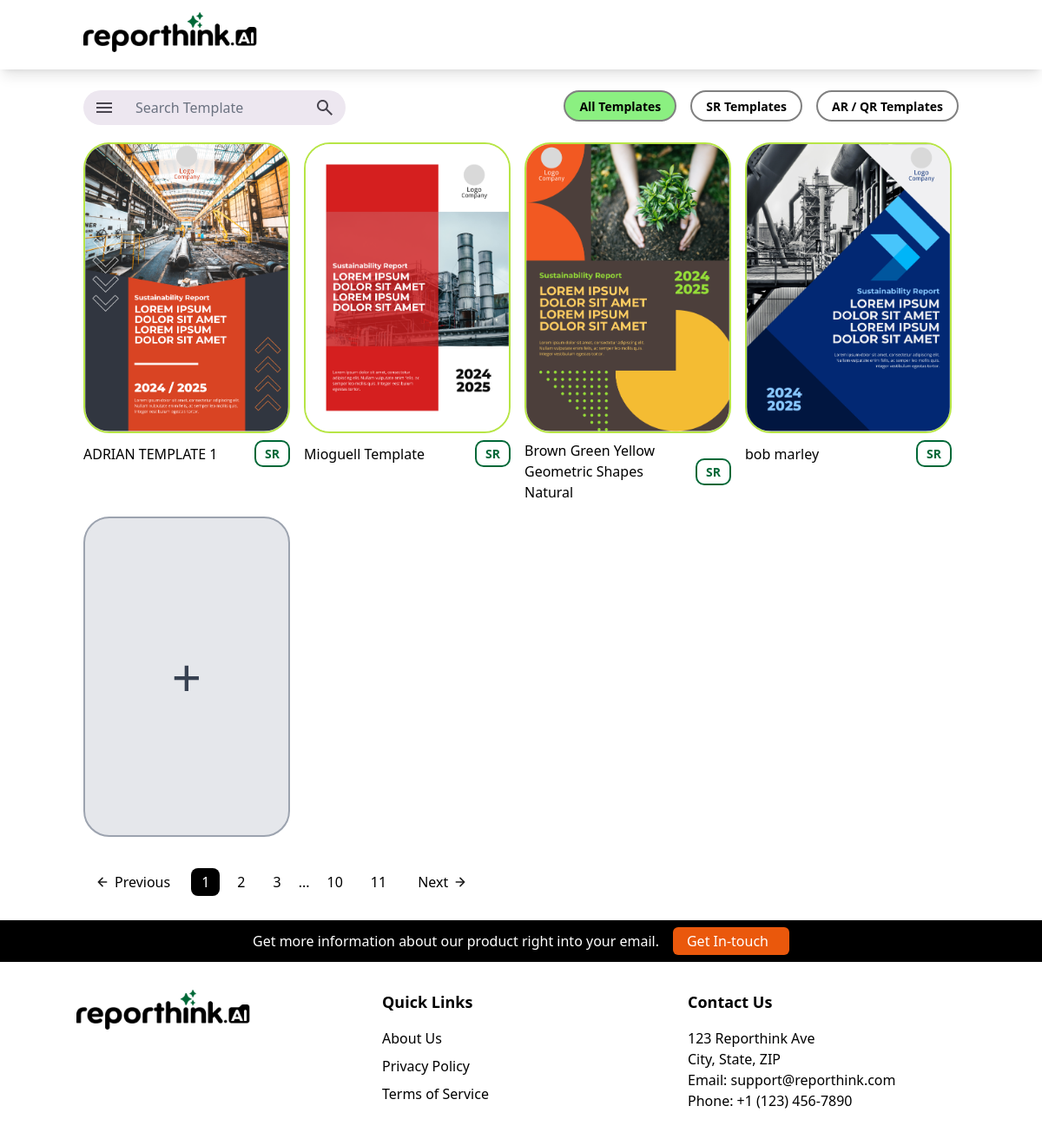
Before: / with the older database file.
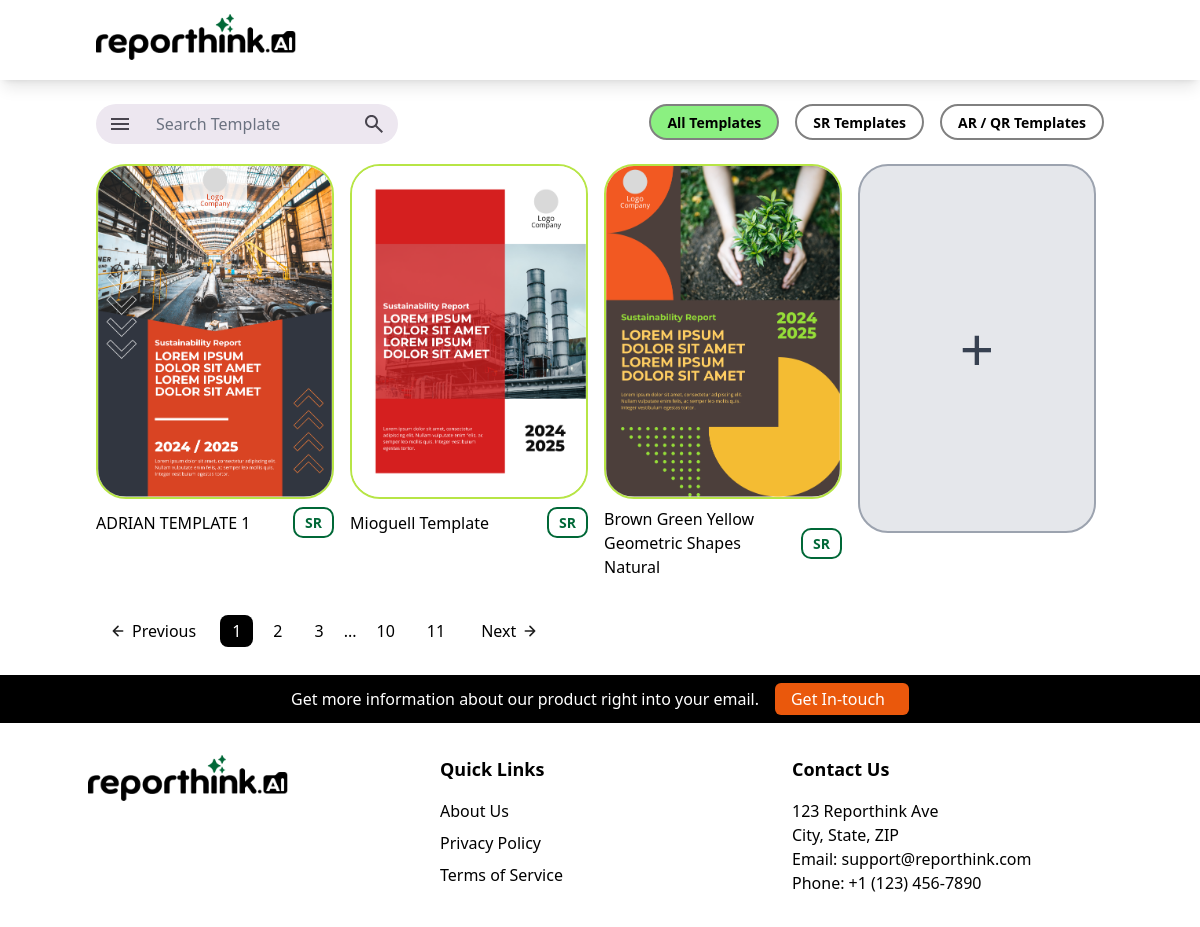
After: the same page with the newer database file.
### Template_Editor_App/models.py (models this page shows, shortened)
class Template(models.Model):
    name = models.CharField(max_length=255)
    cover_part = models.ForeignKey(
        'TemplatePart',
        on_delete=models.SET_NULL,
        null=True,
        blank=True,
        related_name='used_as_cover_for'
    )

class TemplatePart(models.Model):
    template = models.ForeignKey(Template, on_delete=models.CASCADE, related_name='parts')
    name = models.CharField(max_length=255, blank=True)
    html_file = models.FileField(upload_to='templates_parts/html/')
    thumbnail = models.ImageField(upload_to='templates_parts/thumbnails/')

### Template_Editor_App/views.py (the view)
# urls.py: path("", views.index, name="index"),
def index(request):
    templates = Template.objects.all()
    first_template_id = templates.first().id if templates.exists() else None
    return render(request, 'index.html', {
        'templates': templates,
        'template_form': TemplateForm(),
        'template_part_form': TemplatePartForm(),
        'some_template_id': first_template_id,  # Kirim ke template
    })

### Template_Editor_App/forms.py
class TemplateForm(forms.ModelForm):
    class Meta:
        model = Template
        fields = ['name']  # Only ask for name initially
        widgets = {
            'name': forms.TextInput(attrs={'placeholder': 'Enter template name'}),
        }

class TemplatePartForm(forms.ModelForm):
    class Meta:
        model = TemplatePart
        fields = ['html_file', 'thumbnail']

### Template_Editor_App/templates/index.html (shortened to what this page needs)
{% extends 'base.html' %} {% block content %}
<body>
  <div class="bg-top bg-no-repeat bg-cover min-h-[50vh]">
    <div class="flex flex-col px-6 my-6 md:px-24">
      <div class="w-full flex md:flex-row flex-col">
        <div
          class="md:w-[30%] w-[100%] h-10 bg-[#EDE7F0] rounded-[28px] flex items-center"
        >
          <button>
          </button>
          <textarea
            class="w-full focus:outline-none border-none bg-transparent resize-none"
            placeholder="Search Template"
            rows="1"
          ></textarea>
          <button>
          </button>
        </div>
        <div
          class="hidden md:flex flex-col md:flex-row md:space-x-4 space-y-2 md:space-y-0 mb-5 md:mb-0 ml-auto"
        >
          <button
            id="button1"
            class="filter-btn button bg-white border-2 border-[#808080] rounded-[20px] text-black text-[14px] font-bold px-4 py-0 md:py-0 transition-colors duration-100 md:h-[36px]"
            style="background-color: rgb(139, 240, 129)"
          >
            All Templates
          </button>
          <button
            id="button2"
            class="filter-btn button bg-white border-2 border-[#808080] rounded-[20px] text-black text-[14px] font-bold px-4 py-0 md:py-0 transition-colors duration-100 md:h-[36px]"
            data="sustainability-report"
          >
            SR Templates
          </button>
          <button
            id="button3"
            class="filter-btn button bg-white border-2 border-[#808080] rounded-[20px] text-black text-[14px] font-bold px-4 py-0 md:py-0 transition-colors duration-100 md:h-[36px]"
            data="annual-report"
          >
            AR / QR Templates
          </button>
        </div>
      </div>
      <div
        class="grid grid-cols-2 md:grid-cols-4 gap-4 mt-5 max-h-[80vh] overflow-y-auto pr-2"
      >
        {% for template in templates %} {% if template.cover_part %}
        <div
          class="flex flex-col w-full md:max-w-[341px] aspect-[341/529] transition-transform duration-200 ease-in-out hover:scale-[98%]"
        >
          <a href="{% url 'choose_template' %}?selected_id={{ template.id }}">
            <div class="font-bold w-full h-full">
              <img
                src="{{ template.cover_part.thumbnail.url }}"
                alt="Thumbnail for {{ template.name }}"
                class="h-full w-full object-cover rounded-[30px] border-[#B7E546] border-2"
              />
            </div>
          </a>
          <div class="flex w-full items-center mt-2 text-[16px] text-black">
            {{ template.name }}
            <div
              class="flex ml-auto border-2 rounded-[10px] border-[#006837] text-[#006837] justify-center items-center py-[3px] px-[10px] text-[14px] font-bold"
            >
              SR
            </div>
          </div>
        </div>
        {% endif %} {% endfor %}
        <a
          href="{% url 'create_template' %}"
          class="flex flex-col items-center justify-center w-full md:max-w-[341px] aspect-[341/529] bg-gray-200 rounded-[30px] border-2 border-gray-400 text-gray-700 font-extralight text-6xl hover:bg-gray-300 transition-transform duration-200 ease-in-out hover:scale-[98%] focus:outline-none focus:ring-4 focus:ring-gray-400"
          aria-label="Add new template"
        >
          +
        </a>
      </div>
      <div class="flex items-center space-x-2 md:mt-8 mt-10">
        <button
          class="px-4 py-2 rounded-[8px] text-black hover:bg-gray-400 flex justify-center items-center"
        >
          <svg
            class="mr-2"
            width="12"
            height="12"
            viewBox="0 0 12 12"
            fill="none"
            xmlns="http://www.w3.org/2000/svg"
          >
            <path
              d="M10.6663 5.99967H1.33301M1.33301 5.99967L5.99967 10.6663M1.33301 5.99967L5.99967 1.33301"
              stroke="#1E1E1E"
              stroke-width="1.6"
              stroke-linecap="round"
              stroke-linejoin="round"
            />
          </svg>
          Previous
        </button>
        <div class="flex items-center space-x-2">
          <button class="px-3 py-1 rounded-[8px] bg-black text-white page-btn">
            1
          </button>
          <button
            class="px-3 py-1 rounded-[8px] text-black hover:bg-gray-400 page-btn"
          >
            2
          </button>
          <button
            class="px-3 py-1 rounded-[8px] text-black hover:bg-gray-400 page-btn"
          >
            3
          </button>
          <span class="text-black hidden md:flex">...</span>
          <button
            class="px-3 py-1 rounded-[8px] text-black hover:bg-gray-400 page-btn hidden md:flex"
          >
            10
          </button>
          <button
            class="px-3 py-1 rounded-[8px] text-black hover:bg-gray-400 page-btn hidden md:flex"
          >
            11
          </button>
        </div>
        <button
          class="px-4 py-2 rounded-[8px] text-black hover:bg-gray-400 flex justify-center items-center"
        >
          Next
          <svg
            class="ml-2"
            width="12"
            height="12"
            viewBox="0 0 12 12"
            fill="none"
            xmlns="http://www.w3.org/2000/svg"
          >
            <path
              d="M1.33301 5.99967H10.6663M10.6663 5.99967L5.99967 1.33301M10.6663 5.99967L5.99967 10.6663"
              stroke="#1E1E1E"
              stroke-width="1.6"
              stroke-linecap="round"
              stroke-linejoin="round"
            />
          </svg>
        </button>
      </div>
    </div>
  </div>
</body>
{% endblock %}

### theme/templates/base.html (shortened to what this page needs)
{% load static tailwind_tags %}
<!DOCTYPE html>
<html lang="en">
  <head>
    {% tailwind_css %}
  </head>
  <body>
    <header
      class="page-header sticky transition-all origin-top duration-300 ease-in-out h-[80px] bg-white shadow-lg flex flex-wrap md:flex-nowrap items-center z-40"
    >
      <div class="px-4 md:px-24 2xl:px-24 w-full">
        <a href="{% url 'index' %}" class="inline-block" title="">
          <img
            src="{% static 'images/reporthink_logo.png' %}"
            alt="Reporthink Logo"
            class="h-[46px] w-[200px]"
          />
        </a>
      </div>
    </header>
    {% block content %} {% endblock %}
    <div
      class="sticky py-2 w-full z-[20] bottom-0 bg-formbox text-white text-center bg-black flex items-center justify-center"
    >
      <div class="hidden md:block lg:block">
        Get more information about our product right into your email.
      </div>
      <a
        class="inline-flex items-center space-x-2 bg-orange-600 rounded-md py-1 px-4 text-white ml-4"
      >
        <span>Get In-touch</span>
      </a>
    </div>
    <footer class="bg-white text-black py-8 md:mx-10">
      <div
        class="container mx-auto grid gap-8 md:grid-cols-3 text-center md:text-left"
      >
        <div>
          <img
            src="{% static 'images/reporthink_logo.png' %}"
            alt="Reporthink Logo"
            class="h-[46px] w-[200px] mx-auto md:mx-0"
          />
        </div>
        <div>
          <h4 class="text-lg font-semibold mb-4">Quick Links</h4>
          <ul class="space-y-2">
            <li><a href="#" class="hover:underline">About Us</a></li>
            <li><a href="#" class="hover:underline">Privacy Policy</a></li>
            <li><a href="#" class="hover:underline">Terms of Service</a></li>
          </ul>
        </div>
        <div>
          <h4 class="text-lg font-semibold mb-4">Contact Us</h4>
          <p>123 Reporthink Ave</p>
          <p>City, State, ZIP</p>
          <p>
            Email:
            <a href="mailto:support@reporthink.com" class="hover:underline"
              >support@reporthink.com</a
            >
          </p>
          <p>Phone: +1 (123) 456-7890</p>
        </div>
      </div>
    </footer>
  </body>
</html>

Changed rows visible on the page:
removed Template: cover_part.thumbnail (picture), name "bob marley"
